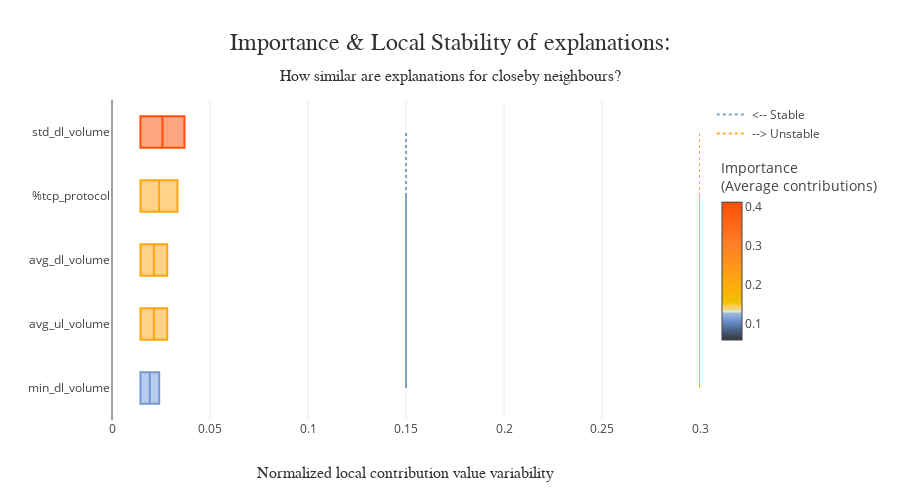

Notebook code for this chart:
### Code cell
xpl.plot.stability_plot(selection=[100,9], max_features=5, distribution="boxplot")

### Figure 1 — Plotly figure (JSON) as saved in the notebook; plotly's stock layout.template omitted (floating-point values rounded to 4 significant figures)
{"data": [{"marker": {"color": "rgb(116, 153, 214)"}, "name": "min_dl_volume", "showlegend": false, "type": "box", "x": [0.01451, 0.02407]}, {"marker": {"color": "rgb(255, 166, 17)"}, "name": "avg_ul_volume", "showlegend": false, "type": "box", "x": [0.01451, 0.02817]}, {"marker": {"color": "rgb(255, 166, 17)"}, "name": "avg_dl_volume", "showlegend": false, "type": "box", "x": [0.01451, 0.02817]}, {"marker": {"color": "rgb(255, 166, 17)"}, "name": "%tcp_protocol", "showlegend": false, "type": "box", "x": [0.01451, 0.03342]}, {"marker": {"color": "rgb(255, 77, 7)"}, "name": "std_dl_volume", "showlegend": false, "type": "box", "x": [0.01451, 0.03696]}, {"hoverinfo": "none", "marker": {"color": [0.05955, 0.4129], "colorbar": {"len": 300, "lenmode": "pixels", "thickness": 20, "title": {"text": "Importance<br />(Average contributions)"}, "y": 1, "yanchor": "top", "ypad": 60}, "colorscale": [[0, "rgb(52, 55, 54)"], [0.07472, "rgb(74, 99, 138)"], [0.1494, "rgb(116, 153, 214)"], [0.193, "rgb(162, 188, 213)"], [0.2055, "rgb(212, 234, 242)"], [0.218, "rgb(235, 216, 134)"], [0.2463, "rgb(255, 204, 83)"], [0.2746, "rgb(244, 192, 0)"], [0.431, "rgb(255, 166, 17)"], [0.7155, "rgb(255, 123, 38)"], [1, "rgb(255, 77, 7)"]], "showscale": true, "size": 1}, "mode": "markers", "showlegend": false, "type": "scatter", "x": [null], "y": [null]}, {"hoverinfo": "none", "line": {"color": "rgba(117, 152, 189, 0.9)", "dash": "dot"}, "mode": "lines", "name": "<-- Stable", "type": "scatter", "x": [0.15, 0.15, 0.15, 0.15, 0.15], "y": ["%tcp_protocol", "avg_dl_volume", "avg_ul_volume", "min_dl_volume", "std_dl_volume"]}, {"hoverinfo": "none", "line": {"color": "rgba(255, 166, 17, 0.9)", "dash": "dot"}, "mode": "lines", "name": "--> Unstable", "type": "scatter", "x": [0.3, 0.3, 0.3, 0.3, 0.3], "y": ["%tcp_protocol", "avg_dl_volume", "avg_ul_volume", "min_dl_volume", "std_dl_volume"]}], "layout": {"coloraxis": {"showscale": false}, "height": 500, "hovermode": "closest", "title": {"font": {"color": "rgb(50, 50, 50)", "family": "Arial", "size": 24}, "pad": {"b": 50}, "text": "Importance & Local Stability of explanations:<span style='font-size: 16px;'><br />How similar are explanations for closeby neighbours?</span>", "x": 0.5, "xanchor": "center", "yanchor": "bottom"}, "xaxis": {"automargin": true, "title": {"font": {"color": "rgb(50, 50, 50)", "family": "Arial Black", "size": 16}, "text": "Normalized local contribution value variability"}}, "yaxis": {"automargin": true, "title": {"font": {"color": "rgb(50, 50, 50)", "family": "Arial Black", "size": 16}, "text": ""}}}}
